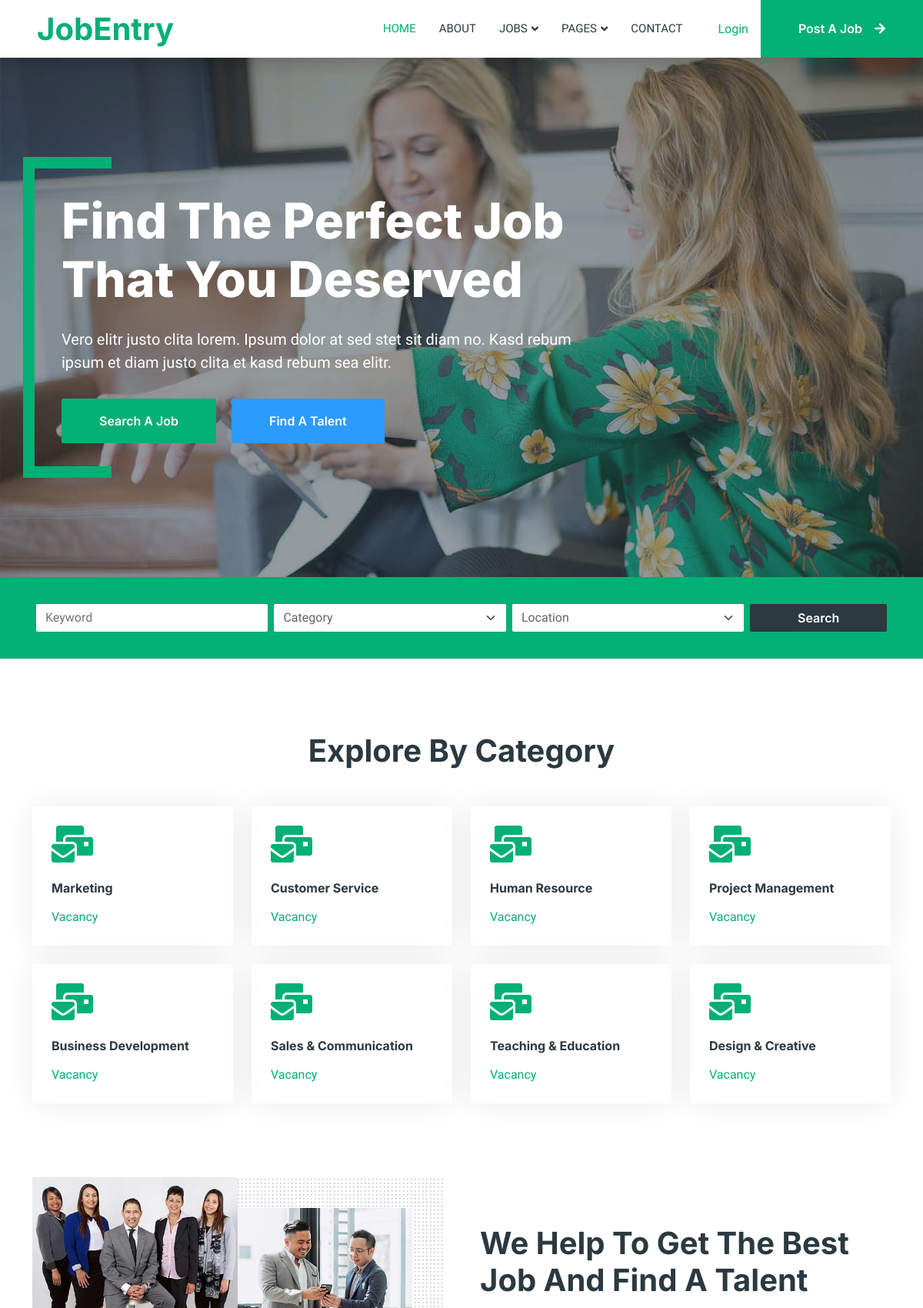
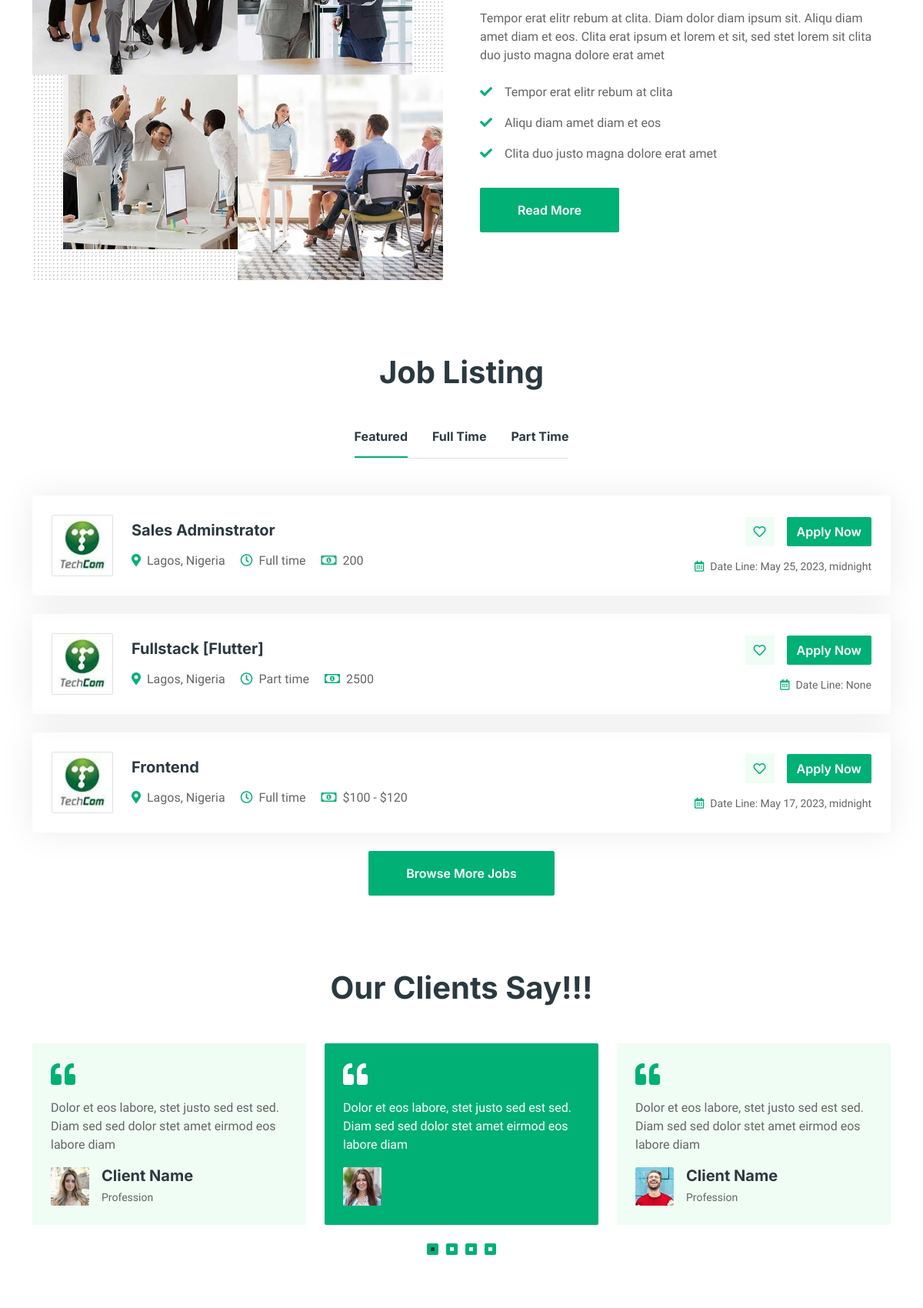
The page / (upper part) on the database its author committed (2 pictures, top to bottom).
### jobapp/models.py (models this page shows, shortened)
class Category(models.Model):
    DELAY = (("1", "0.1"), ("2", "0.3"), ("3", "0.5"), ("4", "0.7"))
    name =models.CharField(max_length=200,null=True)
    delay = models.CharField(max_length=2, choices=DELAY,blank=True,null=True)

class Job(models.Model):
    JOB_TYPE = (("1", "Full time"), ("2", "Part time"), ("3", "Internship"))
    employer =models.ForeignKey(Employer, on_delete=models.CASCADE, null=True, blank=True)
    title =models.CharField(max_length=200)
    type = models.CharField(choices=JOB_TYPE, max_length=10)
    description=models.TextField(blank=True,null=True)
    salaryrange=models.CharField(max_length=50,blank=True,null=True)
    salary=models.IntegerField(default=0, blank=True,null=True)
    Location=models.CharField(max_length=2000, blank=True,null=True)
    category =models.ForeignKey(Category,on_delete=models.CASCADE, null=True, blank=True)
    last_date = models.DateTimeField(null=True, blank=True)
    company_name = models.CharField(max_length=100)
    company_description = models.TextField()
    website = models.CharField(max_length=100, default="")
    created_at = models.DateTimeField(default=timezone.now)
    filled = models.BooleanField(default=False)
    def get_absolute_url(self):
        return reverse ("jobapp:job_details", kwargs ={'pk': self.pk})

### jobapp/views.py (the view)
# urls.py: path('',HomeView.as_view(),name='index'),
class HomeView(View):
    template_name = 'home/index.html'
    jb = G.job.all().order_by('-id')[:3]
    categories = G.jobcategory.all()
    def get(self, request):
        cat = self.categories
        job = self.jb
        return render(request, self.template_name, {"cat": cat, "job":job})

### jobapp/templates/home/index.html (shortened to what this page needs)
{% extends "main.html" %} {% load static %}
{%block navbar%}
{% include 'home/navbar.html' %}
{% endblock %}
{%block banner%}
{% include 'home/banner.html' %}
{% endblock %}
{%block filter%}
{% include 'home/filter.html' %}
{% endblock %}
{% block content%}
<div class="container-xxl py-5">
    <div class="container">
        <h1 class="text-center mb-5 wow fadeInUp" data-wow-delay="0.1s">Explore By Category</h1>
        <div class="row g-4">
            {% if cat %}
                {% for item in cat %}
                    <div class="col-lg-3 col-sm-6 wow fadeInUp" data-wow-delay="{{i.get_delay_display}}s">
                        <a class="cat-item rounded p-4" href="">
                            <i class="fa fa-3x fa-mail-bulk text-primary mb-4"></i>
                            <h6 class="mb-3">{{ item.name }}</h6>
                            <p class="mb-0">{{ count }} Vacancy</p>
                        </a>
                    </div>
                {% endfor %}
            {% endif %}
        </div>
    </div>
</div>
{% include 'pages/about.html' %}
<div class="container-xxl py-5">
    <div class="container">
        <h1 class="text-center mb-5 wow fadeInUp" data-wow-delay="0.1s">Job Listing</h1>
        <div class="tab-class text-center wow fadeInUp" data-wow-delay="0.3s">
            <ul class="nav nav-pills d-inline-flex justify-content-center border-bottom mb-5">
                <li class="nav-item">
                    <a class="d-flex align-items-center text-start mx-3 ms-0 pb-3 active" data-bs-toggle="pill" href="#tab-1">
                        <h6 class="mt-n1 mb-0">Featured</h6>
                    </a>
                </li>
                <li class="nav-item">
                    <a class="d-flex align-items-center text-start mx-3 pb-3" data-bs-toggle="pill" href="#tab-2">
                        <h6 class="mt-n1 mb-0">Full Time</h6>
                    </a>
                </li>
                <li class="nav-item">
                    <a class="d-flex align-items-center text-start mx-3 me-0 pb-3" data-bs-toggle="pill" href="#tab-3">
                        <h6 class="mt-n1 mb-0">Part Time</h6>
                    </a>
                </li>
            </ul>
            <div class="tab-content">
                <div id="tab-1" class="tab-pane fade show p-0 active">
                    {% if job %}
                        {% for i in job %}
                            <div class="job-item p-4 mb-4">
                                <div class="row g-4">
                                    <div class="col-sm-12 col-md-8 d-flex align-items-center">
                                        <img class="flex-shrink-0 img-fluid border rounded" src="{% static '' %}img/com-logo-1.jpg" alt="" style="width: 80px; height: 80px;">
                                        <div class="text-start ps-4">
                                            <h5 class="mb-3">{{ i.title }}</h5>
                                            <span class="text-truncate me-3"><i class="fa fa-map-marker-alt text-primary me-2"></i>{{ i.Location }}</span>
                                            <span class="text-truncate me-3"><i class="far fa-clock text-primary me-2"></i>{{ i.get_type_display }}</span>
                                            {% if i.salaryrange == Null %}
                                                <span class="text-truncate me-0"><i class="far fa-money-bill-alt text-primary me-2"></i>{{ i.salary }}</span>
                                            {% else %}
                                                <span class="text-truncate me-0"><i class="far fa-money-bill-alt text-primary me-2"></i>{{ i.salaryrange }}</span>
                                            {% endif %}
                                        </div>
                                    </div>
                                    <div class="col-sm-12 col-md-4 d-flex flex-column align-items-start align-items-md-end justify-content-center">
                                        <div class="d-flex mb-3">
                                            <a class="btn btn-light btn-square me-3" href="#"><i class="far fa-heart text-primary"></i></a>
                                            <a class="btn btn-primary" href="{{ i.get_absolute_url }}">Apply Now</a>
                                        </div>
                                        <small class="text-truncate"><i class="far fa-calendar-alt text-primary me-2"></i>Date Line: {{ i.last_date }}</small>
                                    </div>
                                </div>
                            </div>
                        {% endfor %}
                    {% endif %}
                    <a class="btn btn-primary py-3 px-5" href="{% url 'jobapp:job_list' %}">Browse More Jobs</a>
                </div>
            </div>
        </div>
    </div>
</div>
<div class="container-xxl py-5 wow fadeInUp" data-wow-delay="0.1s">
    <div class="container">
        <h1 class="text-center mb-5">Our Clients Say!!!</h1>
        <div class="owl-carousel testimonial-carousel">
            <div class="testimonial-item bg-light rounded p-4">
                <i class="fa fa-quote-left fa-2x text-primary mb-3"></i>
                <p>Dolor et eos labore, stet justo sed est sed. Diam sed sed dolor stet amet eirmod eos labore diam</p>
                <div class="d-flex align-items-center">
                    <img class="img-fluid flex-shrink-0 rounded" src="{% static '' %}img/testimonial-1.jpg" style="width: 50px; height: 50px;">
                    <div class="ps-3">
                    </div>
                </div>
            </div>
            <div class="testimonial-item bg-light rounded p-4">
                <i class="fa fa-quote-left fa-2x text-primary mb-3"></i>
                <p>Dolor et eos labore, stet justo sed est sed. Diam sed sed dolor stet amet eirmod eos labore diam</p>
                <div class="d-flex align-items-center">
                    <img class="img-fluid flex-shrink-0 rounded" src="img/testimonial-2.jpg" style="width: 50px; height: 50px;">
                    <div class="ps-3">
                        <h5 class="mb-1">Client Name</h5>
                        <small>Profession</small>
                    </div>
                </div>
            </div>
            <div class="testimonial-item bg-light rounded p-4">
                <i class="fa fa-quote-left fa-2x text-primary mb-3"></i>
                <p>Dolor et eos labore, stet justo sed est sed. Diam sed sed dolor stet amet eirmod eos labore diam</p>
                <div class="d-flex align-items-center">
                    <img class="img-fluid flex-shrink-0 rounded" src="img/testimonial-4.jpg" style="width: 50px; height: 50px;">
                    <div class="ps-3">
                        <h5 class="mb-1">Client Name</h5>
                        <small>Profession</small>
                    </div>
                </div>
            </div>
        </div>
    </div>
</div>
{% endblock %}

### jobapp/static/css/style.css (style rules this page uses)
:root { --primary: #00B074; --secondary: #2B9BFF; --light: #EFFDF5; --dark: #2B3940; }
.btn { font-family: 'Inter', sans-serif; font-weight: 600; transition: .5s; }
.btn.btn-primary, .btn.btn-secondary { color: #FFFFFF; }
.btn-square { width: 38px; height: 38px; }
.btn-square, .btn-sm-square, .btn-lg-square { padding: 0; display: flex; align-items: center; justify-content: center; font-weight: normal; border-radius: 2px; }
.cat-item { display: block; box-shadow: 0 0 45px rgba(0, 0, 0, .08); border: 1px solid transparent; transition: .5s; }
.nav-pills .nav-item .active { border-bottom: 2px solid var(--primary); }
.job-item { border: 1px solid transparent; border-radius: 2px; box-shadow: 0 0 45px rgba(0, 0, 0, .08); transition: .5s; }
.testimonial-carousel .owl-item .testimonial-item, .testimonial-carousel .owl-item.center .testimonial-item * { transition: .5s; }
.testimonial-carousel .owl-item.center .testimonial-item { background: var(--primary) !important; }
.testimonial-carousel .owl-item.center .testimonial-item * { color: #FFFFFF !important; }

### rows shown on the page
Category: name "Marketing"
Category: name "Customer Service"
Category: name "Human Resource"
Category: name "Project Management"
Category: name "Business Development"
Category: name "Sales & Communication"
Category: name "Teaching & Education"
Category: name "Design & Creative"
Job: title "Sales Adminstrator", Location "Lagos, Nigeria", type "Full time", salary "200", last_date "May 25, 2023, midnight"
Job: title "Fullstack [Flutter]", Location "Lagos, Nigeria", type "Part time", salary "2500", last_date "None"
Job: title "Frontend", Location "Lagos, Nigeria", type "Full time", salaryrange "$100 - $120", last_date "May 17, 2023, midnight"
